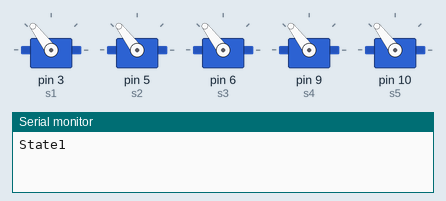
A sketch run on a simulated Arduino Leonardo, built with avr-gcc and run on an emulated ATmega32U4. On the bench: 5 × servo, the last lines printed to the serial monitor.

Above: at 0.05 s.
At 10.0 s:
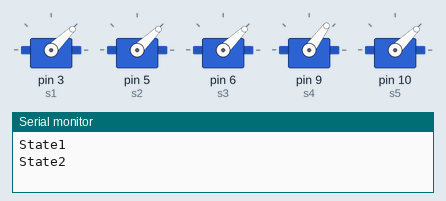
Timing chart, 0 to 13.0 s (numbered marks = the images above):
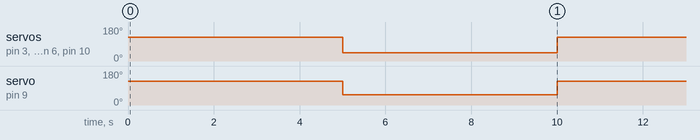

Measured:
- by itself, servo on pin 3 (s1), servo on pin 5 (s2), servo on pin 6 (s3), servo on pin 10 (s5): alternates 127° for 5.0 s and 44° for 5.0 s
- by itself, servo on pin 9 (s4): alternates 127° for 5.0 s and 54° for 5.0 s

The sketch:

servoTest.ino
```cpp
#include <Servo.h>
Servo s1, s2, s3, s4, s5;
#define extendmin 2000    //static integers of extendminimum and extendmaximum servo extension
#define extendmax 1000
#define in 1850
#define out 1000

void setup() {
  // put your setup code here, to run once:
  Serial1.begin(9600);
  s1.attach(3, extendmin, extendmax);
  s2.attach(5, extendmin, extendmax);
  s3.attach(6, extendmin, extendmax);
  s4.attach(9, extendmin, extendmax);
  s5.attach(10, extendmin, extendmax);
}

void loop() {
  // put your main code here, to run repeatedly:
  Serial.println("State1");
  s1.writeMicroseconds(in);
  s2.writeMicroseconds(in);
  s3.writeMicroseconds(in);
  s4.writeMicroseconds(in);
  s5.writeMicroseconds(in);
  delay(5000);
  Serial.println("State2");
  s1.writeMicroseconds(out);
  s2.writeMicroseconds(out);
  s3.writeMicroseconds(out);
  s4.writeMicroseconds(out+100);
  s5.writeMicroseconds(out);
  delay(5000);
}
```
